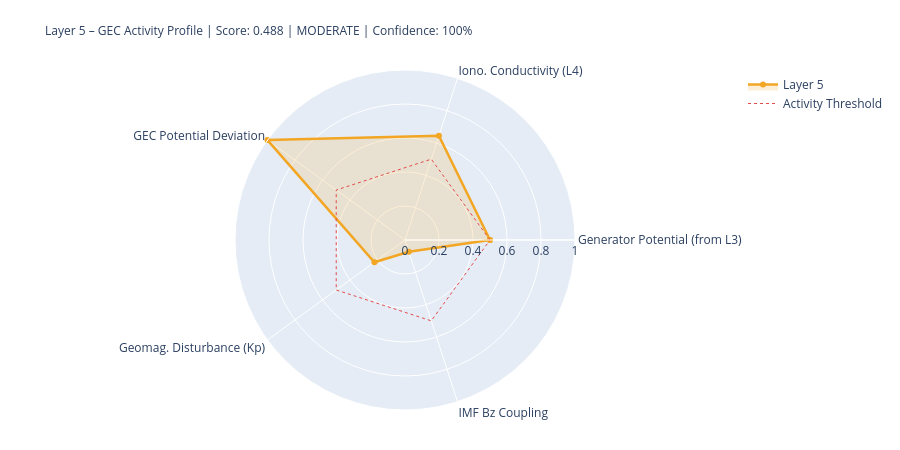

Notebook code cell kept with this figure:
### Markdown cell above
---
## 5. State Assessment & Handoff to Layer 6

### Code cell
# ============================================================
# LAYER-5-SCORE
# ============================================================

# Components
# 1) Generator activity (Layer-3-driven)
gen_score = norm(generator_strength, 0.3, 2.0)
gen_src   = 'from_layer3' if l3_thunder_score is not None else 'estimated'

# 2) Ionospheric conductivity (Layer-4-driven)
iono_score = norm(iono_cond_factor, 0.7, 1.4)
iono_src   = 'from_layer4' if l4_ioniz is not None else 'estimated'

# 3) GEC potential deviation from reference
pot_score = norm(abs(delta_V_pct), 0, 30)  # 0 = at reference, 1 = 30% deviation
pot_src   = 'derived'

# 4) Geomagnetic disturbance (Kp) – modulates vertical currents
kp_score = norm(kp_val, 0, 9)
kp_src   = 'primary' if kp_now is not None else 'from_layer4'

# 5) IMF Bz coupling (southward = stronger M-I coupling → GEC influence)
bz_score = norm(-(bz_now or 0), -5, 30) if bz_now is not None else None
bz_src   = 'primary' if bz_now is not None else 'missing'

COMPONENTS = {
    'Generator Potential (from L3)':  {'score': gen_score,   'source': 'derived_from_layer3', 'dynamic': True},
    'Iono. Conductivity (L4)':      {'score': iono_score,  'source': iono_src, 'dynamic': True},
    'GEC Potential Deviation':      {'score': pot_score,   'source': pot_src,  'dynamic': True},
    'Geomag. Disturbance (Kp)':         {'score': kp_score,    'source': kp_src,   'dynamic': True},
    'IMF Bz Coupling':               {'score': bz_score,    'source': bz_src,   'dynamic': True},
}

available   = {k: v['score'] for k, v in COMPONENTS.items() if v['score'] is not None}
unavailable = [k for k, v in COMPONENTS.items() if v['score'] is None]
layer5_score = round(sum(available.values()) / len(available), 4) if available else None
confidence   = round(len(available) / len(COMPONENTS), 2)
level = ('unknown' if layer5_score is None
         else 'quiet'   if layer5_score < 0.3
         else 'moderate' if layer5_score < 0.6
         else 'active')
dominant_l5 = max(available, key=available.get) if available else 'none'

# Kp consistency: separate 1-min raw value from score value
kp_1m_raw   = kp_now          # directly from API (can be 0.0 during live measurement)
kp_for_score = kp_val          # from Layer-0 context or estimated value if needed
kp_score_src = kp_src

W = 68
print('=' * W)
print('LAYER 5 – GLOBAL ELECTRIC CIRCUIT – STATE ASSESSMENT')
print('=' * W)
for name, comp in COMPONENTS.items():
    s = comp['score']
    if s is not None:
        bar = '█' * int(s*20) + '░' * (20-int(s*20))
        print(f'  {name:<34} {bar}  {s:.3f}  [{comp["source"]}]')
    else:
        print(f'  {name:<34} {"─"*20}  n/a   [missing]')
print('-' * W)
print(f'  Score:         {layer5_score:.3f}  ({len(available)}/{len(COMPONENTS)} components)')
print(f'  Confidence:    {confidence:.0%}')
print(f'  Level:         {level.upper()}')
print(f'  Dominant:      {dominant_l5}')
print(f'  V_iono:        {V_iono_mod:.1f} kV  (Δ {delta_V_pct:+.1f}% vs. Ref)')
print(f'  I_total:       {I_total_mod:.1f} A   (Δ {delta_I_pct:+.1f}% vs. Ref)')
print('=' * W)

# Radar
cats   = list(available.keys())
vals_r = list(available.values())
if len(cats) >= 3:
    fig = go.Figure()
    fig.add_trace(go.Scatterpolar(
        r=vals_r + [vals_r[0]], theta=cats + [cats[0]],
        fill='toself', fillcolor='rgba(242,166,35,0.18)',
        line=dict(color='#F2A623', width=2.5), name='Layer 5'
    ))
    fig.add_trace(go.Scatterpolar(
        r=[0.5]*(len(cats)+1), theta=cats+[cats[0]],
        line=dict(color='#E24B4A', dash='dot', width=1),
        mode='lines', name='Activity Threshold'
    ))
    fig.update_layout(
        title=dict(
            text=f'Layer 5 – GEC Activity Profile | Score: {layer5_score:.3f} | {level.upper()} | Confidence: {confidence:.0%}',
            font=dict(size=12)
        ),
        polar=dict(radialaxis=dict(visible=True, range=[0,1])),
        height=450, showlegend=True,
        margin=dict(l=80, r=80, t=70, b=40)
    )
    fig.show()

### Figure 1 — Plotly figure (JSON) as saved in the notebook; plotly's stock layout.template omitted (floating-point values rounded to 4 significant figures)
{"data": [{"fill": "toself", "fillcolor": "rgba(242,166,35,0.18)", "line": {"color": "#F2A623", "width": 2.5}, "name": "Layer 5", "r": [0.5, 0.6454, 1.0, 0.2222, 0.0729, 0.5], "theta": ["Generator Potential (from L3)", "Iono. Conductivity (L4)", "GEC Potential Deviation", "Geomag. Disturbance (Kp)", "IMF Bz Coupling", "Generator Potential (from L3)"], "type": "scatterpolar"}, {"line": {"color": "#E24B4A", "dash": "dot", "width": 1}, "mode": "lines", "name": "Activity Threshold", "r": [0.5, 0.5, 0.5, 0.5, 0.5, 0.5], "theta": ["Generator Potential (from L3)", "Iono. Conductivity (L4)", "GEC Potential Deviation", "Geomag. Disturbance (Kp)", "IMF Bz Coupling", "Generator Potential (from L3)"], "type": "scatterpolar"}], "layout": {"height": 450, "margin": {"b": 40, "l": 80, "r": 80, "t": 70}, "polar": {"radialaxis": {"range": [0, 1], "visible": true}}, "showlegend": true, "title": {"font": {"size": 12}, "text": "Layer 5 – GEC Activity Profile | Score: 0.488 | MODERATE | Confidence: 100%"}}}
